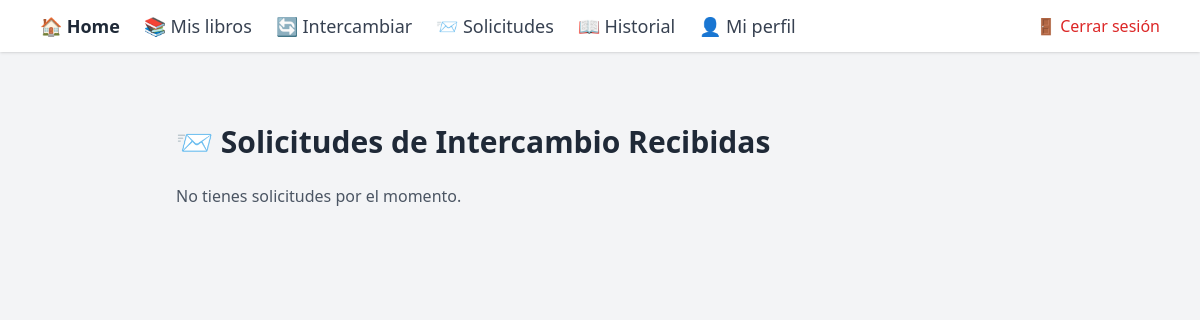
/books/solicitudes/ (signed in), run on an earlier commit of the app's database.
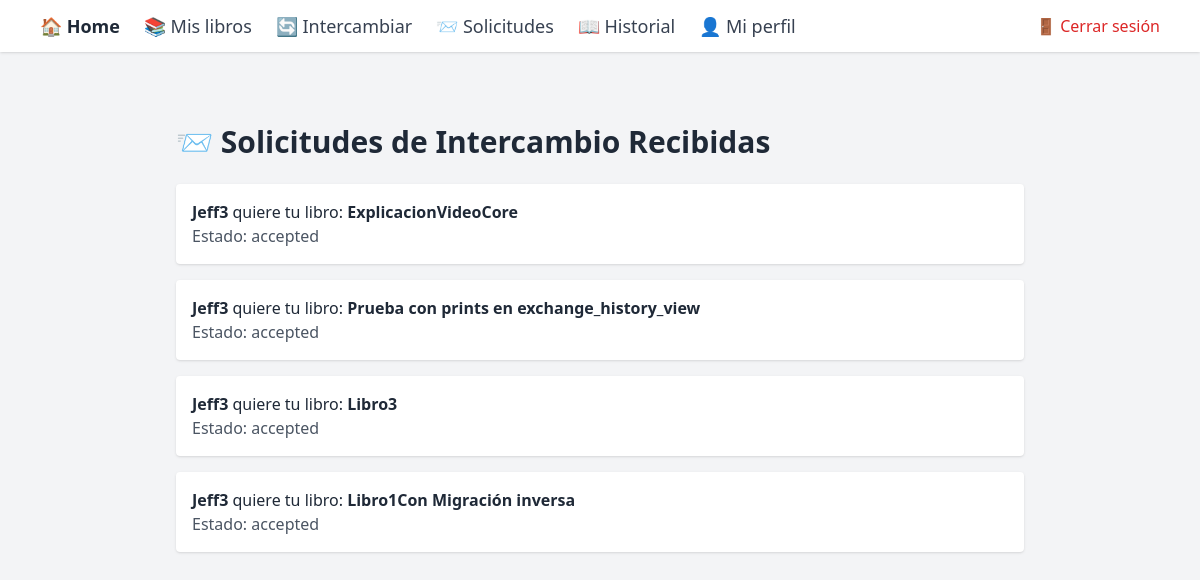
And on a later commit of the database.
### books/models.py (models this page shows, shortened)
class ExchangeRequest(models.Model):
    STATUS_CHOICES = [
        ('pending', 'Pendiente'),
        ('accepted', 'Aceptado'),
        ('rejected', 'Rechazado'),
    ]
    sender = models.ForeignKey(CustomUser, on_delete=models.CASCADE, related_name='sent_requests')
    receiver = models.ForeignKey(CustomUser, on_delete=models.CASCADE, related_name='received_requests')
    book = models.ForeignKey(Book, on_delete=models.CASCADE, related_name='exchange_requests')
    status = models.CharField(max_length=10, choices=STATUS_CHOICES, default='pending')
    timestamp = models.DateTimeField(auto_now_add=True)

class Book(models.Model):
    owner = models.ForeignKey(CustomUser, on_delete=models.CASCADE, verbose_name="Propietario")
    title = models.CharField(max_length=255, verbose_name="Título")
    author = models.CharField(max_length=255, verbose_name="Autor")
    genre = models.CharField(max_length=100, verbose_name="Género")
    condition = models.CharField(max_length=100, verbose_name="Condición")
    location = models.CharField(max_length=255, verbose_name="Ubicación")
    created_at = models.DateTimeField(auto_now_add=True, verbose_name="Fecha de creación")
    available = models.BooleanField(default=True, verbose_name="Disponible")

### users/models.py (models this page shows)
class CustomUser(AbstractUser):
    email = models.EmailField(unique=True)
    cedula = models.CharField(max_length=10, unique=True, validators=[validate_ec_cedula])
    phone = models.CharField(max_length=15)
    country = models.CharField(default='Ecuador', max_length=50)
    PROVINCIAS = [
        ("Azuay", "Azuay"),
        ("Bolívar", "Bolívar"),
        ("Cañar", "Cañar"),
        ("Carchi", "Carchi"),
        ("Chimborazo", "Chimborazo"),
        ("Cotopaxi", "Cotopaxi"),
        ("El Oro", "El Oro"),
        ("Esmeraldas", "Esmeraldas"),
        ("Galápagos", "Galápagos"),
        ("Guayas", "Guayas"),
        ("Imbabura", "Imbabura"),
        ("Loja", "Loja"),
        ("Los Ríos", "Los Ríos"),
        ("Manabí", "Manabí"),
        ("Morona Santiago", "Morona Santiago"),
        ("Napo", "Napo"),
        ("Orellana", "Orellana"),
        ("Pastaza", "Pastaza"),
        ("Pichincha", "Pichincha"),
        ("Santa Elena", "Santa Elena"),
        ("Santo Domingo", "Santo Domingo"),
        ("Sucumbíos", "Sucumbíos"),
        ("Tungurahua", "Tungurahua"),
        ("Zamora Chinchipe", "Zamora Chinchipe"),
    ]
    province = models.CharField(max_length=50, choices=PROVINCIAS)
    city = models.CharField(max_length=50)

### books/views.py (the view)
# urls.py: path('solicitudes/', received_requests_view, name='received_requests'),
@login_required
def received_requests_view(request):
    requests = ExchangeRequest.objects.filter(receiver=request.user).order_by('-timestamp')
    return render(request, 'books/received_requests.html', {'requests': requests})

### templates/books/received_requests.html (shortened to what this page needs)
{% extends 'products/base.html' %}
{% block content %}
<div class="max-w-4xl mx-auto py-10 px-6">
    <h1 class="text-3xl font-bold text-gray-800 mb-6">📨 Solicitudes de Intercambio Recibidas</h1>
    {% if requests %}
        <ul class="space-y-4">
            {% for req in requests %}
                <li class="bg-white p-4 rounded shadow">
                    <p class="text-gray-800"><strong>{{ req.sender }}</strong> quiere tu libro: <strong>{{ req.book.title }}</strong></p>
                    <p class="text-gray-600">Estado: {{ req.status }}</p>
                </li>
            {% endfor %}
        </ul>
    {% else %}
        <p class="text-gray-600">No tienes solicitudes por el momento.</p>
    {% endif %}
</div>
{% endblock %}

### templates/products/base.html (shortened to what this page needs)
{% load static %}
<!DOCTYPE html>
<html lang="es">
<head>
    <script src="https://cdn.tailwindcss.com"></script>
</head>
<body class="bg-gray-100 font-sans">
    <nav class="bg-white shadow mb-8">
        <div class="max-w-6xl mx-auto px-4 py-3 flex justify-between items-center">
            <div class="flex gap-6 items-center">
                <a href="{% url 'home' %}" class="text-lg font-semibold text-gray-800 hover:text-blue-600">🏠 Home</a>
                {% if user.is_authenticated %}
                    <a href="{% url 'my_books' %}" class="text-lg text-gray-700 hover:text-blue-600">📚 Mis libros</a>
                    <a href="{% url 'exchange_books' %}" class="text-lg text-gray-700 hover:text-blue-600">🔄 Intercambiar</a>
                    <a href="{% url 'received_requests' %}" class="text-lg text-gray-700 hover:text-blue-600">📨 Solicitudes</a>
                    <a href="{% url 'exchange_history' %}" class="text-lg text-gray-700 hover:text-blue-600">📖 Historial</a>
                    <a href="{% url 'ver_perfil' user.id %}" class="text-lg text-gray-700 hover:text-blue-600">👤 Mi perfil</a>
                {% endif %}
            </div>
            <div class="flex gap-4 items-center">
                {% if user.is_authenticated %}
                    <form method="post" action="{% url 'logout' %}">
                        <button class="text-red-600 hover:underline font-medium">🚪 Cerrar sesión</button>
                    </form>
                {% else %}
                    <a href="{% url 'login' %}" class="text-blue-600 hover:underline font-medium">🔐 Login</a>
                    <a href="{% url 'register' %}" class="text-green-600 hover:underline font-medium">📝 Registro</a>
                {% endif %}
            </div>
        </div>
    </nav>
    <main class="px-4">
        {% block content %}{% endblock %}
    </main>
</body>
</html>

What changed in the data, as far as the page shows it:
added ExchangeRequest: sender "Jeff3", book "ExplicacionVideoCore", status "accepted"
added ExchangeRequest: sender "Jeff3", book "Prueba con prints en exchange_history_view", status "accepted"
added ExchangeRequest: sender "Jeff3", book "Libro3", status "accepted"
added ExchangeRequest: sender "Jeff3", book "Libro1Con Migración inversa", status "accepted"
Also different on the page:
text no longer shown: "No tienes solicitudes por el momento."
